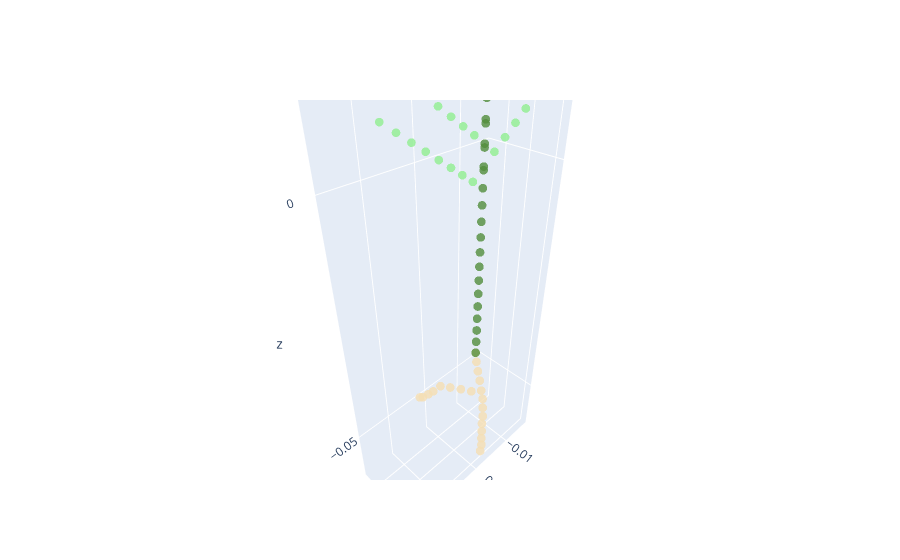

Here is the notebook cell this chart was saved with:
### Code cell
# in addition, the functiontype decides what branching internode distance will be
name = 'testXML'
change_parameter('testXML', 'testXML', 'stem', '1', 'ln', 'functiontype','1')
smallplant = CPlantBox(name, time, name) # make a plant object in python
fig = visual_plant(smallplant)    
fig.show()
